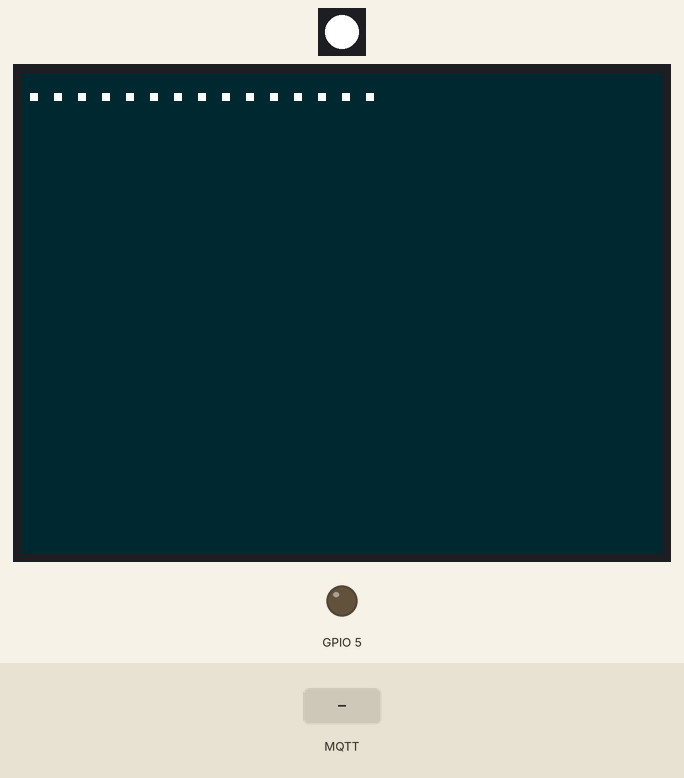
Recording of a sketch running on a simulated ESP8266 (NodeMCU). Parts: 1 RGB LEDs in strip order, left to right, 320×240 colour display, output pins drawn as LEDs (lit = HIGH). The test bench sets the inputs (shaded band). Dim RGB values are drawn brighter than linear; WiFi joins after 1.5 s; servers stay silent unless stated; random numbers use the default seed unless the sketch sets one; no MQTT or app messages arrive unless stated; not simulated (calls return 0 or success): secret.h.

Above: at 1.7 s.
3.1 s: MQTT message "PM25:" arrives on the first subscribed topic
At 3.8 s:
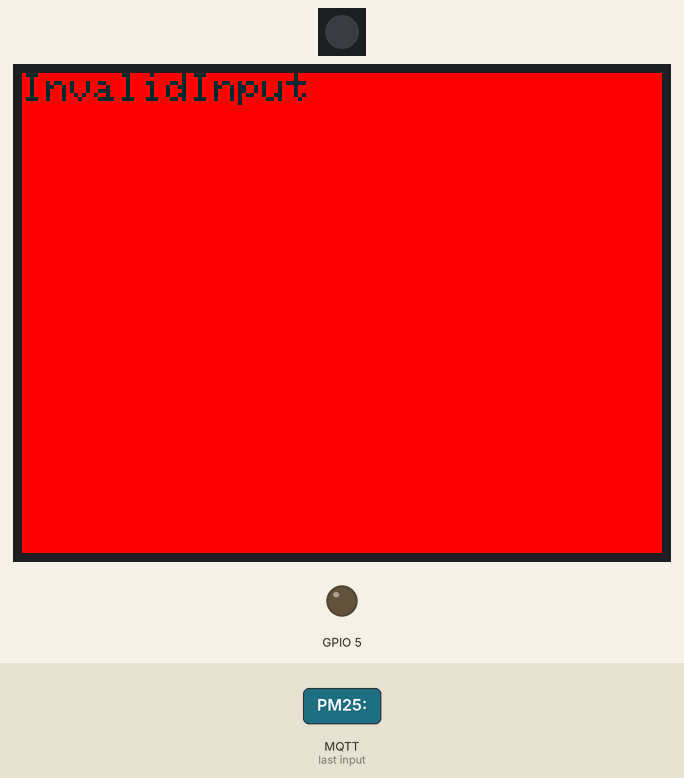
4.6 s: MQTT message "1" arrives on the first subscribed topic
At 5.3 s:
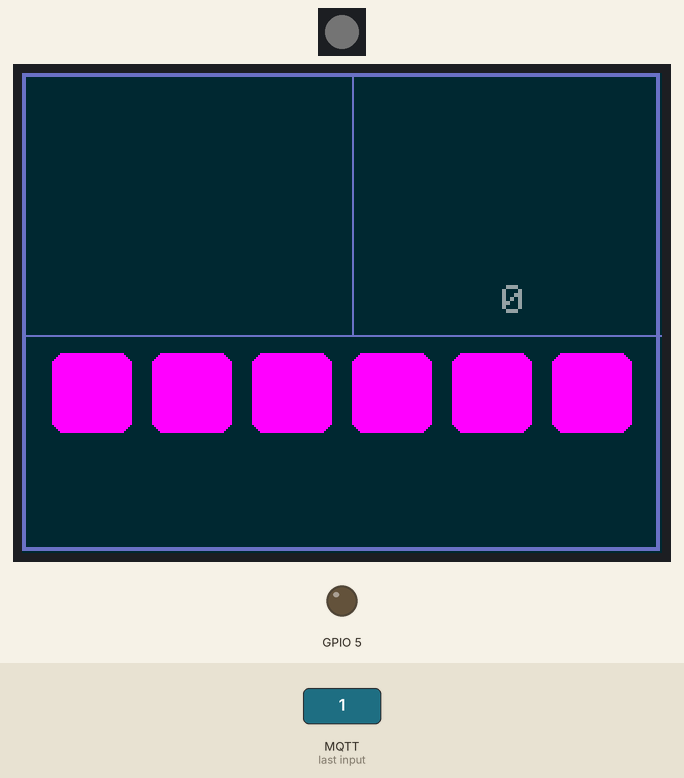
6.1 s: MQTT message "PM10:" arrives on the first subscribed topic
At 7.3 s:
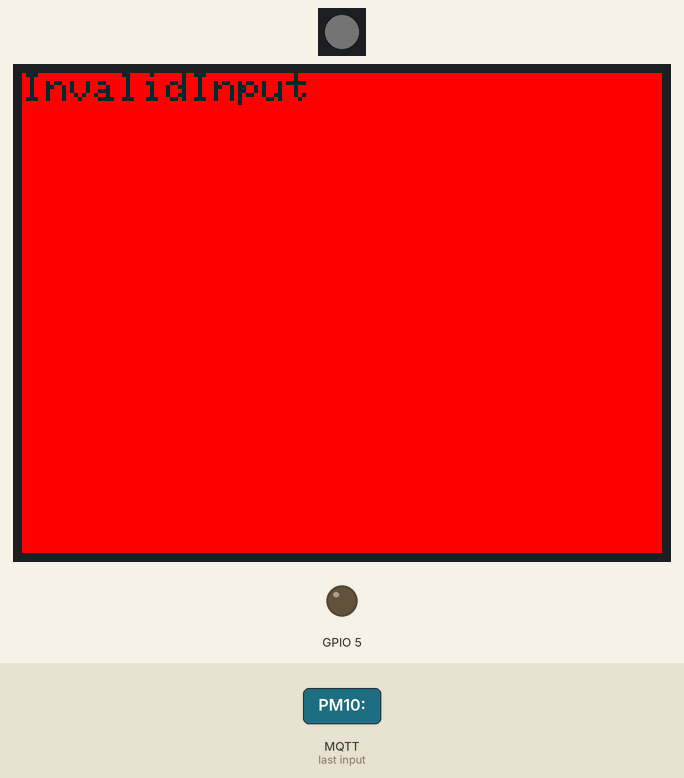
Timing chart, 0 to 9.1 s (numbered marks = the images above; inputs shaded):
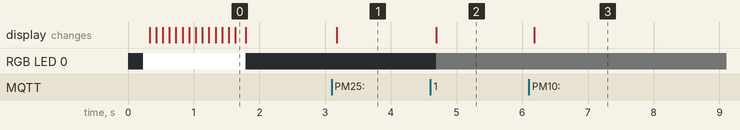

The sketch:

ESP8266_-_weather_station_with_WS2812.ino
```cpp
#include <Adafruit_GFX.h>
#include <Adafruit_ILI9341.h>
#include <ESP8266WiFi.h>
#include <Ticker.h>
#include <PubSubClient.h>
#include <ArduinoJson.h>
#include <Adafruit_NeoPixel.h>
#include <stdio.h>
#include "secret.h"
// comment above line, uncomment 2 lines below this one to have your login information here, instead of a seperate file
//#define SECRET_WIFI_SSID "SSID"
//#define SECRET_WIFI_PASSWORD "PASSWORD"
const char *WIFI_SSID = SECRET_WIFI_SSID;
const char *WIFI_PASSWORD = SECRET_WIFI_PASSWORD;

#define ARDUINOJSON_DECODE_UNICODE 1
#define TFT_CS    4     // TFT CS  pin is connected to NodeMCU pin D2
#define TFT_RST   0     // TFT RST pin is connected to NodeMCU pin D3
#define TFT_DC    2     // TFT DC  pin is connected to NodeMCU pin D4

// initialize ILI9341 TFT library with hardware SPI module
// SCK (CLK) ---> NodeMCU pin D5 (GPIO14)
// MOSI(DIN) ---> NodeMCU pin D7 (GPIO13)

Adafruit_ILI9341 tft = Adafruit_ILI9341(TFT_CS, TFT_DC, TFT_RST);

// Raspberri Pi Mosquitto MQTT Broker
#define MQTT_HOST IPAddress(192, 168, 1, 31)
#define MQTT_PORT 1883
#define MQTT_READTOPIC "esp/weatherstation/out"
#define MQTT_PUBLISHTOPIC "esp/weatherstation/in"
//

// solarized dark colors
#define COLOR_BASE 0x0146
#define COLOR_TEXT 0x9514
#define COLOR_BLUE 0x245A
#define COLOR_ORANGE 0xCA42
#define COLOR_VIOLET 0x6B98
#define COLOR_RED 0xD000
#define COLOR_GREEN 0x84C0
#define COLOR_BLUE_2 0x8E99
#define COLOR_YELLOW 0xB440
#define COLOR_LIGHTBG 0xFFBC
//

WiFiClient espClient;
PubSubClient client(espClient);
Adafruit_NeoPixel pixels(1, 1, NEO_GRB + NEO_KHZ800);
Ticker watchdog, MQQTSender, blinkerWS;
int cycleCount = 0;  // counts cycles, if it doesn't change in interval/1000 seconds, you have a problem
int currentPWM = 0;
bool wsState = false;

void watchdogFunction() // "fixes" ESP occassionally hanging up
{
  if (!client.connected() || WiFi.status() != WL_CONNECTED)
  {
    ESP.restart();
  }
}

void setup() {
  WiFi.mode(WIFI_STA); // prevent old settings from setting any other mode
  pixels.begin();
  pixels.setPixelColor(0, pixels.Color(255, 255, 255));
  pixels.show();

  pinMode(5,OUTPUT);
  analogWrite(5,currentPWM); // testing pwm

  tft.begin(80000000);
  tft.setRotation(1);
  tft.fillScreen(COLOR_BASE);
  tft.setCursor(0, 0);
  tft.setTextSize(2);

  WiFi.begin(WIFI_SSID, WIFI_PASSWORD);
  while (WiFi.status() != WL_CONNECTED)
  {
    tft.print(".");
    delay(100);
    yield();
  }
  tft.println("");
  tft.println("Connected to WiFi network");
  // connect to MQQT, set callback
  client.setServer(MQTT_HOST, MQTT_PORT);
  client.setCallback(JSONPrint);
  while (!client.connected()) {
    tft.println("Connecting to MQTT...");
    if (client.connect("ESP32Client"))
    {
      tft.println("Connected to MQTT broker");
    }
  }
  pixels.setPixelColor(0, pixels.Color(0, 0, 0));
  pixels.show();

  watchdog.attach(120, watchdogFunction);
  MQQTSender.attach(60, requestMQTT);
  requestMQTT(); // fire off a message, so you don't have to wait a minute
}

void JSONPrintBars(char* topic, byte* json, unsigned int length)
{
  //vars - string title, minvalue, maxvalue, value, segmentcount,
}
void JSONPrint(char* topic, byte* json, unsigned int length)
{
  const size_t capacity = 11 * JSON_ARRAY_SIZE(2) + JSON_ARRAY_SIZE(11) + 260;
  DynamicJsonDocument doc(capacity);
  DeserializationError error = deserializeJson(doc, json);
  // Test if parsing succeeds.
  if (error) {
    tft.fillScreen(ILI9341_RED);
    tft.setCursor(0, 0);
    tft.setTextColor(COLOR_BASE); tft.setTextSize(2);
    tft.print(error.c_str());
    return;
  }

  const char* key1 = doc[0][0]; // "Temperatura:"
  const char* value1 = doc[0][1]; // "4.22"

  const char* key2 = doc[1][0]; // "Wilgotnosc:"
  const char* value2 = doc[1][1]; // "87.21%"

  const char* key3 = doc[2][0]; // "PM25:"
  const char* value3 = doc[2][1]; // "110.02%"

  const char* key4 = doc[3][0]; // "PM10:"
  const char* value4 = doc[3][1]; // "90.86%"

  const char* key5 = doc[4][0]; // "Bojler:"
  const char* value5 = doc[4][1]; // "67.25"

  const char* key6 = doc[5][0]; // "Piec:"
  const char* value6 = doc[5][1]; // "54.94"

  const char* key7 = doc[6][0]; // "Raspberry Pi:"
  const char* value7 = doc[6][1]; // "35.5"

  const char* key8 = doc[7][0]; // "insidetemp"
  const char* value8 = doc[7][1]; // "26.30"

  const char* key9 = doc[8][0]; // "insidehumi"
  const char* value9 = doc[8][1]; // "60.50%"

  int key10 = doc[9][0]; // "led toggle on/off"
  int value10 = doc[9][1]; // "led brightness"

  int key11 = doc[10][0]; // "screen pwm"
  const char* value11 = doc[10][1]; // "placeholder"

  //tft.fillScreen(ILI9341_BLACK);
  tft.fillScreen(COLOR_BASE);
  tft.drawRect(0, 0, 319, 239, COLOR_VIOLET);
  tft.drawRect(1, 1, 317, 237, COLOR_VIOLET);
  tft.drawFastHLine(0, 131, tft.width(), COLOR_VIOLET);
  tft.drawFastVLine(165, 0, 131, COLOR_VIOLET);
  tft.setTextColor(COLOR_TEXT); tft.setTextSize(2);
  tft.setCursor(240, 106);
  tft.print(cycleCount);

  byte tableStartPos = 10;
  byte tableOffset = 16;
  TablePrint(tableStartPos, key1, value1);
  TablePrint(tableStartPos + tableOffset, key2, value2);
  TablePrint(tableStartPos + 2*tableOffset, key3, value3);
  TablePrint(tableStartPos + 3*tableOffset, key4, value4);
  tft.setTextColor(COLOR_ORANGE);
  TablePrint(tableStartPos + 4*tableOffset, key5, value5);
  TablePrint(tableStartPos + 5*tableOffset, key6, value6);
  TablePrint(tableStartPos + 6*tableOffset, key7, value7);
  PrintTemp(value8, value9);

  byte rectangleStartPos = 15;
  byte rectangleOffset = 50;
  ColorRectangle(rectangleStartPos, 18, 22, 26, 28, value8);//INSIDE TEMP
  ColorRectangle(rectangleStartPos + rectangleOffset, 40, 55, 65, 70, value9);//INSIDE HUMIDITY
  ColorRectangle(rectangleStartPos + 2*rectangleOffset, 20, 30, 40, 55, value5);//BOILER
  ColorRectangle(rectangleStartPos + 3*rectangleOffset, 20, 40, 50, 62, value6);//HEATING
  ColorRectangle(rectangleStartPos + 4*rectangleOffset, 0, 50, 100, 125, value3);//PM25
  ColorRectangle(rectangleStartPos + 5*rectangleOffset, 0, 50, 100, 125, value4);//PM10

  WS2812(key10, value10, value6);
  screenPWM(key11);
  //tft.print(key11);
  cycleCount++;
  return;
}

void TablePrint(int y_pos, const char* leftValue, const char* rightValue)
{
  tft.setCursor(10, y_pos);
  tft.print(leftValue);
  tft.setCursor(175, y_pos);
  tft.print(rightValue);
}

void PrintTemp(const char* temperature, const char* humidity)
{

  tft.setTextColor(COLOR_RED);
  tft.setTextSize(4);
  tft.setCursor(30, 200);
  tft.print(temperature);
  tft.setTextColor(COLOR_BLUE);
  tft.setCursor(180, 200);
  tft.print(humidity);
  return;
}

void ColorRectangle(int x_pos, int low, int med, int high, int highAlarm, const char* inputValue) {
  double doubleValue = strtod(inputValue, NULL);
  if (doubleValue == 0.0) {
    tft.fillRoundRect(x_pos, 140, 40, 40, 6, ILI9341_MAGENTA);
  }
  else if (doubleValue > highAlarm) {
    //tft.fillRoundRect(x_pos, 140, 40, 40, 6, ILI9341_RED);
    tft.fillTriangle(x_pos, 180, x_pos+40, 180, x_pos+20, 140, ILI9341_RED);
    tft.fillRect(x_pos+18, 148, 5, 20, COLOR_BASE);
    tft.fillRect(x_pos+18, 172, 5, 5, COLOR_BASE);
  }
  else if (doubleValue > high) {
    tft.fillRoundRect(x_pos, 140, 40, 40, 6, ILI9341_YELLOW);
  }
  else if (doubleValue >= med) {
    tft.fillRoundRect(x_pos, 140, 40, 40, 6, ILI9341_GREEN);
  }
  else if (doubleValue < med && doubleValue > low) {
    tft.fillRoundRect(x_pos, 140, 40, 40, 6, ILI9341_BLUE);
  }
  else {
    tft.fillRoundRect(x_pos, 140, 40, 40, 6, COLOR_BASE);
  }
}


void WS2812(int toggle, int brightness, const char* variableValue) {
  blinkerWS.detach();
  if (toggle == 1) {
    double variable = strtod(variableValue, NULL);
    pixels.setBrightness(brightness);
    if (variable > 75) {
      blinkerWS.attach(1, blinkWS);
    }
    else if (variable > 60.0) {
      pixels.setPixelColor(0, pixels.Color(255, 0, 0));//red
    }
    else if (variable > 50.0) {
      pixels.setPixelColor(0, pixels.Color(255, 100, 0));//orange
    }
    else if (variable >= 26.0) {
      pixels.setPixelColor(0, pixels.Color(0, 255, 0));//green
    }
    else if (variable < 26.0 && variable > 15.0) {
      pixels.setPixelColor(0, pixels.Color(0, 128, 255));//blue
    }
    else {
      pixels.setPixelColor(0, pixels.Color(255, 0, 255));//magenta
    }
    pixels.show();
  }
  else {
    pixels.setPixelColor(0, pixels.Color(1, 1, 1));
    pixels.show();
  }
}
void requestMQTT()
{
  // fire and forget. Node-RED is set up to send a JSON string after receiving a ping
  // Create a random client ID
  String clientId = "ESP8266Client-";
  clientId += String(random(0xffff), HEX);
  // Attempt to connect
  if (client.connect(clientId.c_str())) {
    char pingmsg[] = "Ping!";
    // Once connected, publish an announcement...
    client.publish(MQTT_PUBLISHTOPIC, pingmsg);
    // ... and resubscribe
    client.subscribe(MQTT_READTOPIC);
  } else {
    // Wait 5 seconds before retrying
    delay(5000);
  }
}
void screenPWM(int newValue)
{
  if(currentPWM != newValue){
    currentPWM = newValue;
    analogWrite(5, newValue);
  }
}
void blinkWS()
{
  wsState = !wsState;
  if(wsState)
  {
    pixels.setPixelColor(0, pixels.Color(255, 0, 0));
  }
  else
  {
    pixels.setPixelColor(0, pixels.Color(0, 0, 0));
  }
  pixels.show();
}
void loop(void)
{
  client.loop();
  //keyboard code here. KB pins, 1-2-3-4: rx, d0, d6, rst 16 12
  // pwm pin - 5
}
```

Measured:
- after the input at 3.1 s, the display: changes after 0.08 s (image 1)
- after the input at 4.6 s, RGB LED 0: off → RGB(1, 1, 1) after 0.09 s; the display: changes after 0.09 s (image 2)
- after the input at 6.1 s, the display: changes after 0.08 s (image 3)
